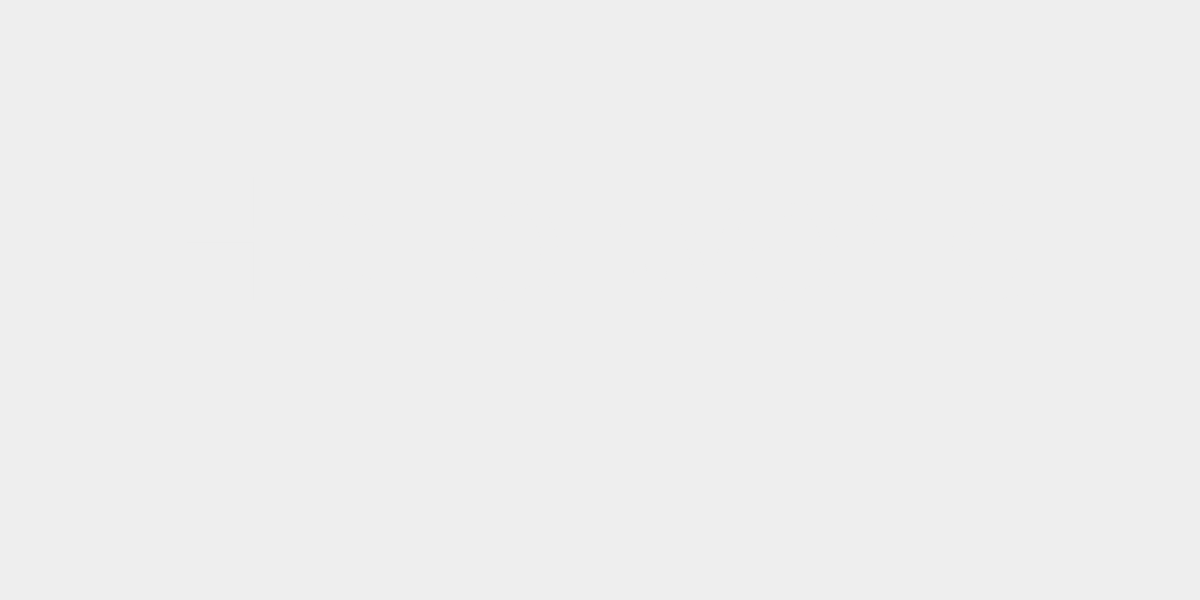
Frame 1 (no input)
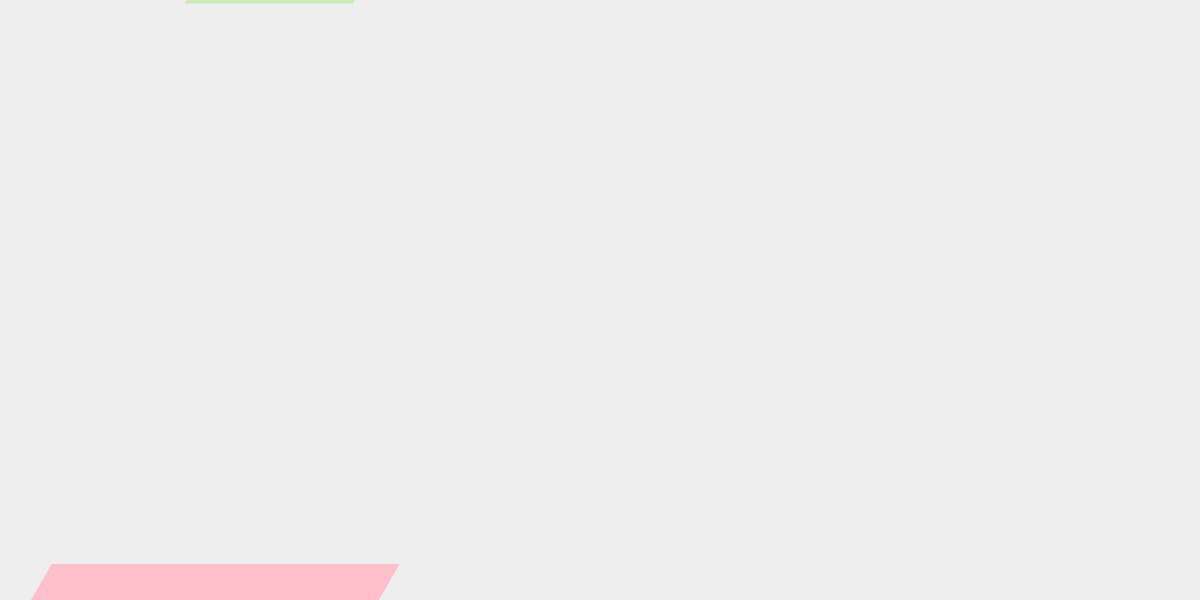
Frame 60 (no input)
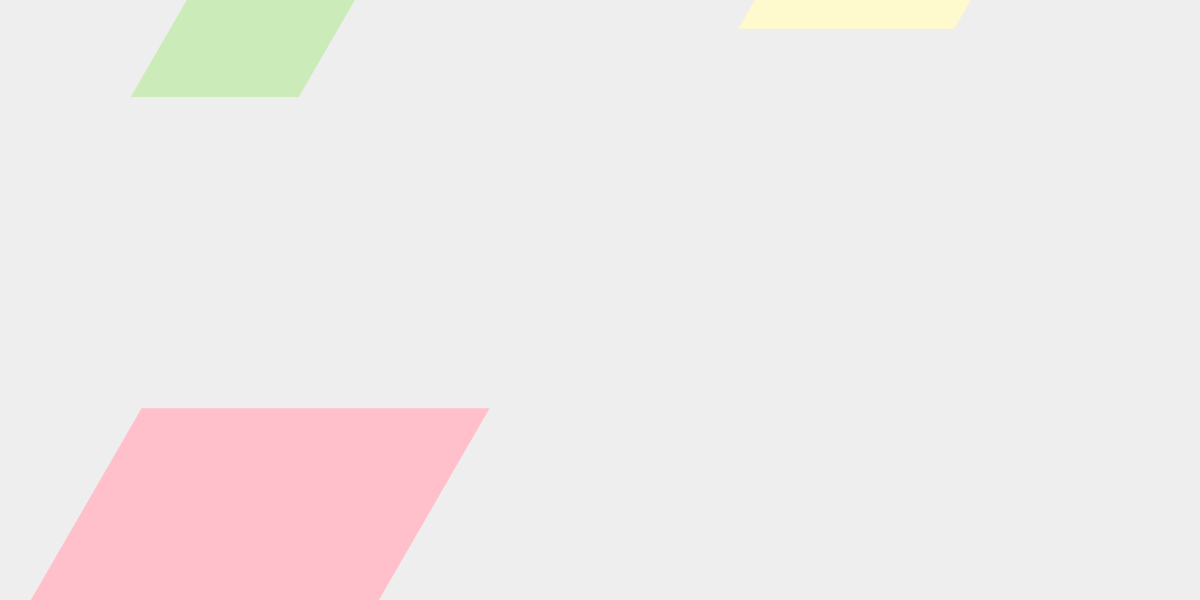
Frame 120 (the mouse pressed at the canvas centre since frame 60)

The p5.js sketch that drew these frames (run headless with seeded random() and noise() and a simulated clock; from frame 60 on, the mouse is pressed at the canvas centre):

// p5.js sketch
// ── sketch.js
/** 
 * @type {{
 * width: number,
 * height: number,
 * mid: import("p5").Vector
 * }}
 * */
let C;

/**
 * @typedef {{
 * pos: import("p5").Vector,
 * base: number,
 * height: number,
 * angle: number,
 * speed: number,
 * color: import("p5").Color,
 * }} Parallelogram
 * */
/** @type { Parallelogram [] } */
let shapes;

/** 
 * @typedef {{
 * cooldown: number,
 * pos: import("p5").Vector,
 * interval: number,
 * base: number,
 * height: number,
 * speed: number,
 * color: import("p5").Color,
 * isDown: boolean,
 * }} Spawner
 * */
/** @type { Spawner [] } */
let spawners;

function setup() {
    C = {
        width: windowWidth,
        height: windowWidth/2,
        mid: createVector(windowWidth*0.5, windowWidth*0.25)
    };

    shapes = [];

    spawners = [
        {
            pos: createVector(C.width * 0.3, C.height * -0.5),
            cooldown: 0,
            interval: 150,
            base: C.width * 0.14,
            height: C.height * 0.35,
            speed: C.height * 0.003,
            isDown: true,
            // color: color(32, 178, 170)
            // color: color(143, 188, 139)
            color: color(203, 235, 185)
        },
        {
            pos: createVector(C.width * -0.032, C.height * 1.2),
            cooldown: 0,
            interval: 120,
            base: C.width * 0.29,
            height: C.height * 0.47,
            speed: C.height * 0.005,
            isDown: false,
            // color: color(255, 20, 147)
            color: color(255, 192, 203)
        },
        {
            pos: createVector(C.width * 0.86, C.height * -0.8),
            cooldown: 0,
            interval: 420,
            base: C.width * 0.18,
            height: C.height * 0.64,
            speed: C.height * 0.002,
            isDown: true,
            color: color(255, 250, 205)
        },
        {
            pos: createVector(C.width * 0.4, C.height * 1.5),
            cooldown: 0,
            interval: 60,
            base: C.width * 0.27,
            height: C.height * 0.17,
            speed: C.height * 0.004,
            isDown: false,
            // color: color(0, 191, 255)
            color: color(166, 229, 245)
        },
    ];

    createCanvas(C.width, C.height);
}

function draw() {
    background(238);

    spawners.forEach(s => {
        s.cooldown--;
        if (s.cooldown <= 0) {
            shapes.push(paral(
                createVector(s.pos.x, s.pos.y),
                s.base,
                s.height,
                s.speed,
                s.isDown,
                s.color
            ));
            s.cooldown = s.interval;
        }
    });

    shapes.forEach((s) => {
        s.pos.y += s.speed*sin(s.angle);
        s.pos.x += s.speed*cos(s.angle);

        const tl = createVector(s.pos.x, s.pos.y);
        const tr = createVector(s.pos.x + s.base, s.pos.y);
        const bl = createVector(s.pos.x - s.height*tan(s.angle-HALF_PI), s.pos.y + s.height);
        const br = createVector(bl.x + s.base, s.pos.y + s.height);

        fill(s.color);
        noStroke();
        quad(tl.x, tl.y, tr.x, tr.y, br.x, br.y, bl.x, bl.y);
    });
    
    shapes = shapes.filter(s =>
        C.height * -1.0 < s.pos.y
        && s.pos.y < C.height * 2.0
    );

    fill(238, 238, 238);
    textAlign(CENTER);
    textSize(width*0.15);
    text("Hello world", C.mid.x, C.mid.y);
}

/**
 * Create a parallelogram data object
 * @param {import("p5").Vector} _pos 
 * @param {number} _base 
 * @param {number} _height 
 * @param {number} _speed 
 * @param {boolean} _isDown 
 * @param {import("p5").Color} _color 
 * @returns {Parallelogram}
 */
function paral(_pos, _base, _height, _speed, _isDown, _color) {
    return {
        pos: _pos,
        base: _base,
        height: _height,
        speed: _speed,
        angle: _isDown ? PI/1.5 : PI/1.5 + PI,
        color: _color
    };
}
